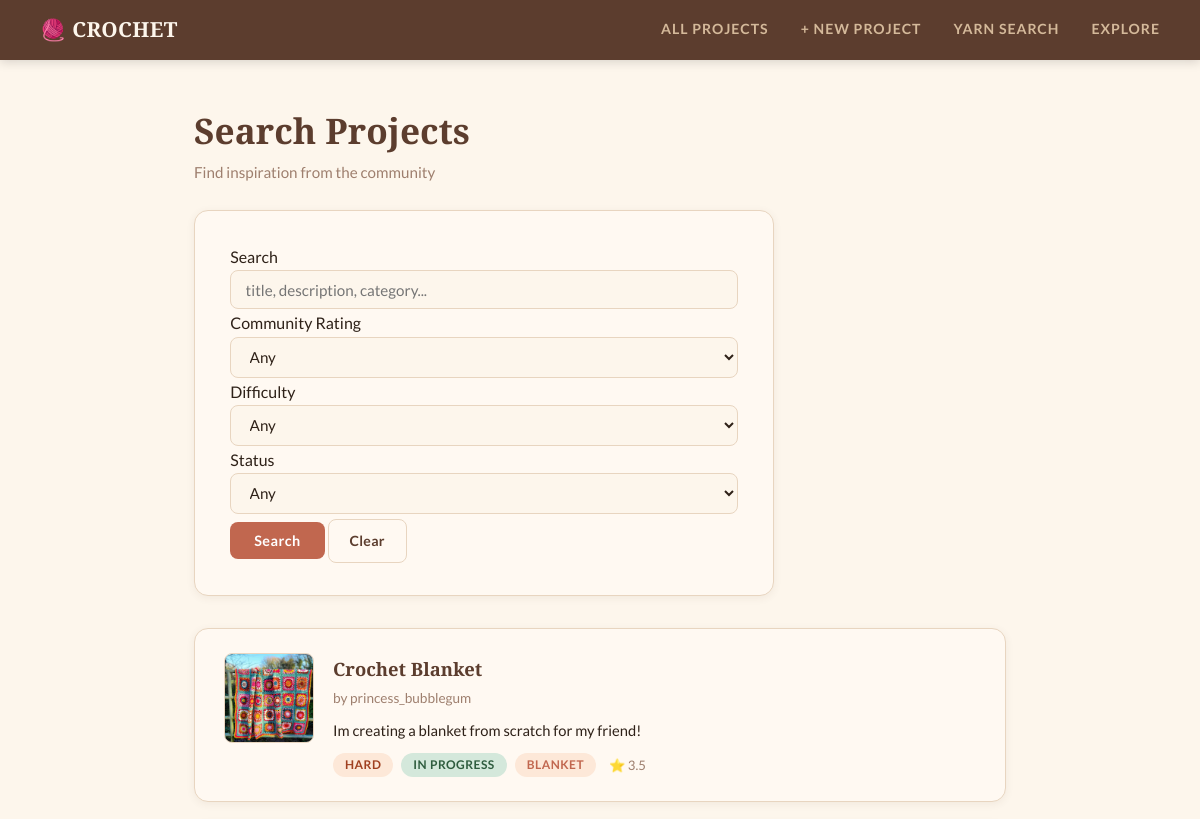
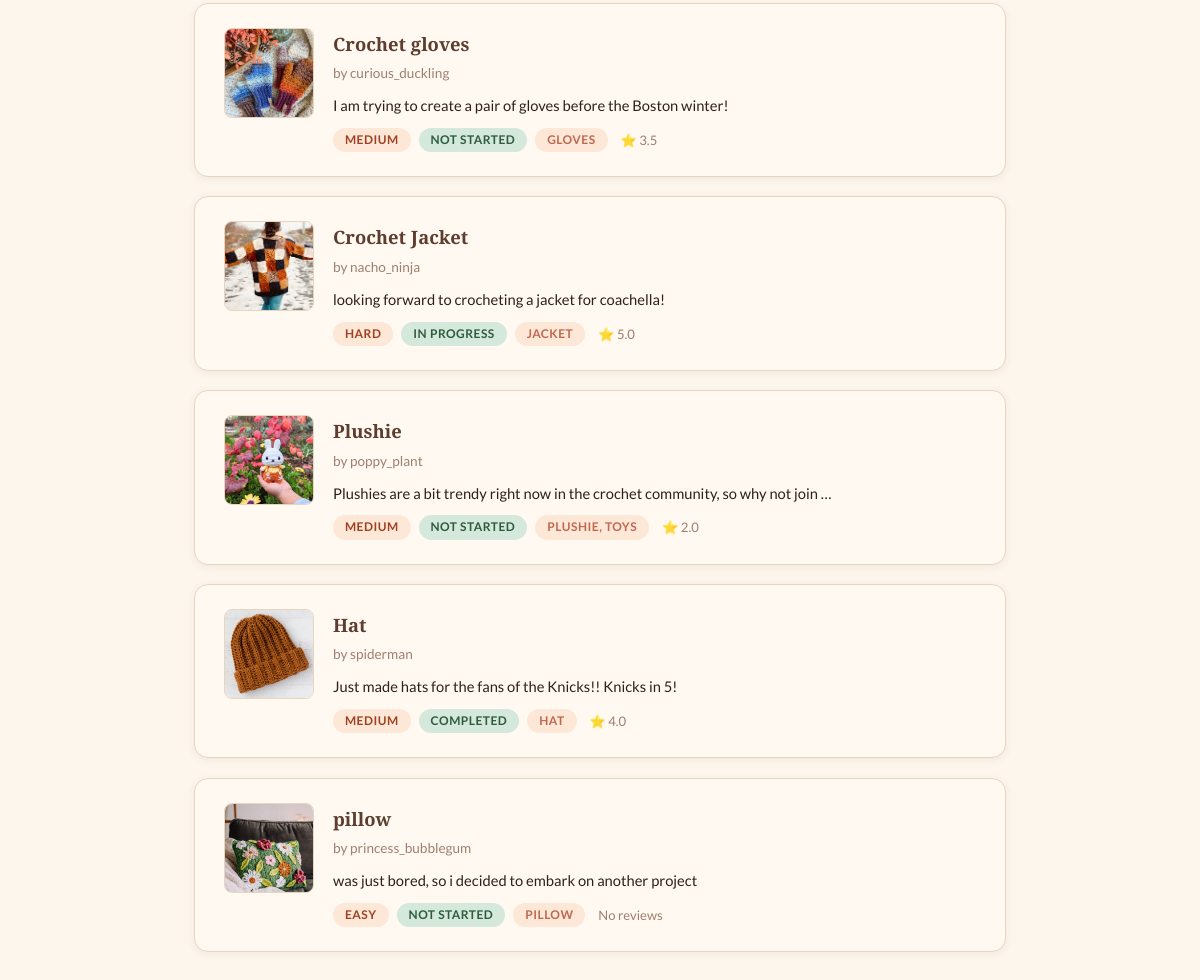
Page /crochet/project/search/ on the earlier database version (2 pictures, top to bottom).
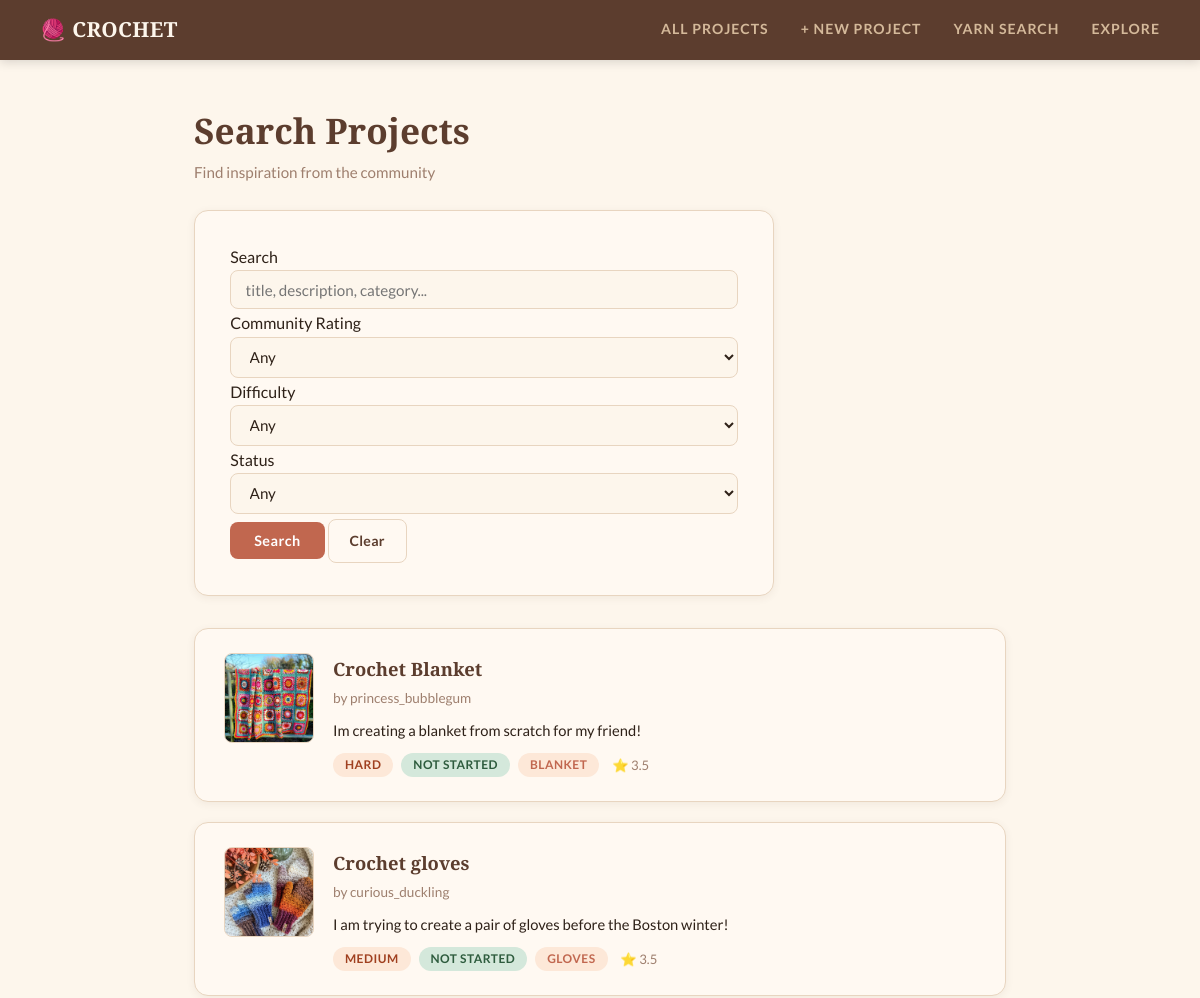
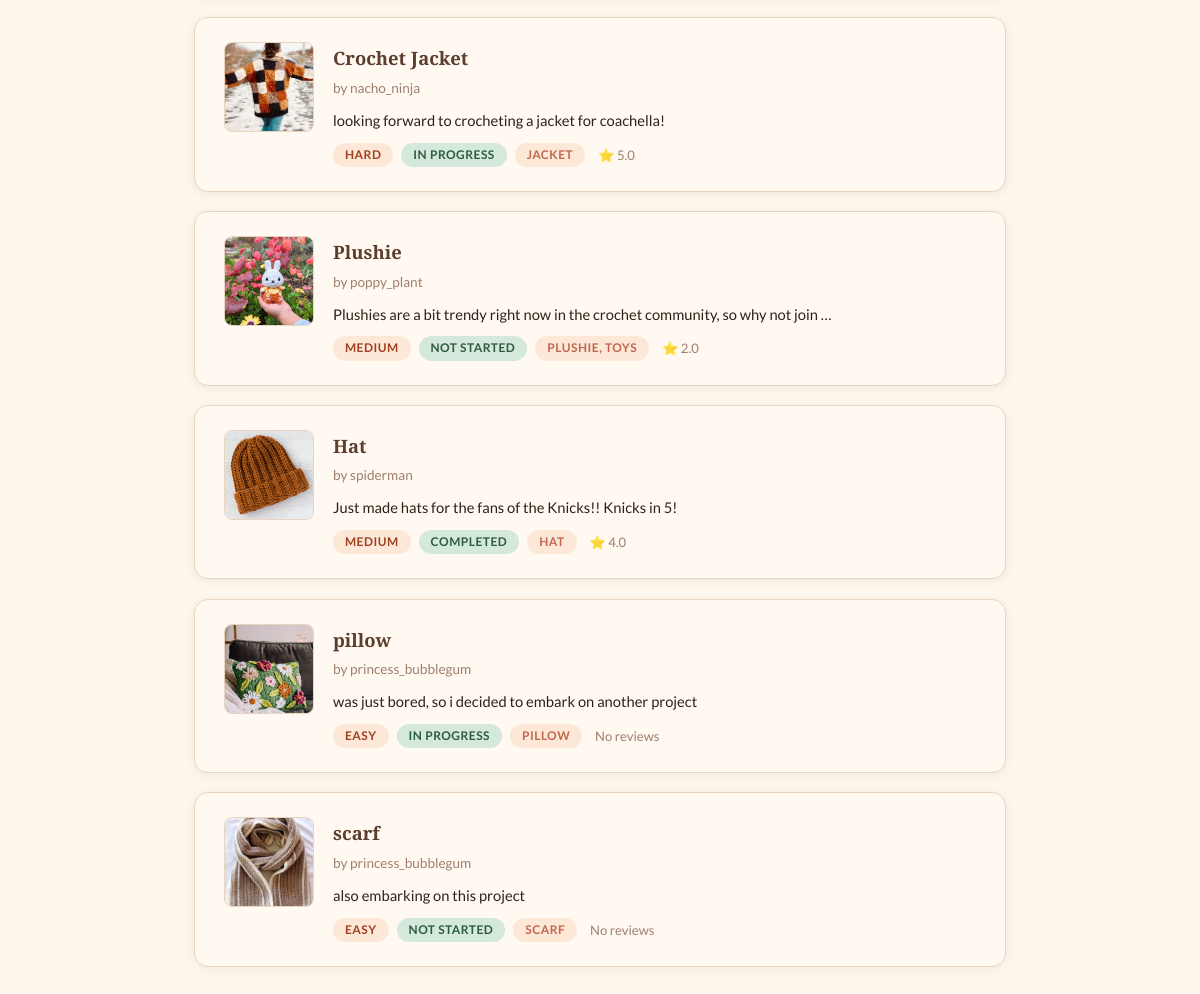
Same page on the later database version (2 pictures, top to bottom).
### crochet/models.py (models this page shows, shortened)
class Project(models.Model):
    title = models.TextField(blank=False)
    creator = models.TextField(blank=False)
    description = models.TextField(blank=False)
    DIFFICULTY_CHOICES = [
        ('easy', 'Easy'),
        ('medium', 'Medium'),
        ('hard', 'Hard'),
    ]
    difficulty_level = models.CharField(max_length=10,choices=DIFFICULTY_CHOICES,default='easy')
    image_file = models.ImageField(blank=True) # so the user can upload an image of their progress
    STATUS_CHOICES = [
    ('not_started', 'Not Started'),
    ('in_progress', 'In Progress'),
    ('completed', 'Completed'),
]
    project_status = models.CharField(max_length=20,choices=STATUS_CHOICES,default='not_started')
    category = models.TextField(blank=True, default='')
    date_created = models.DateTimeField(auto_now=True)
    RATING_CHOICES = [
    (1, '1 Star'),
    (2, '2 Stars'),
    (3, '3 Stars'),
    (4, '4 Stars'),
    (5, '5 Stars'),
    ]
    rating = models.IntegerField(choices=RATING_CHOICES,default=5)

### crochet/views.py (the view)
# urls.py: path('project/search/', views.SearchProjectView.as_view(), name='project-search'),
class SearchProjectView(ListView):
    model = Project
    template_name = 'crochet/project_search.html'
    context_object_name = 'projects'
    def get_queryset(self):
        queryset = Project.objects.annotate(avg_rating=Avg('review__rating'))
        query = self.request.GET.get('q', '')
        rating = self.request.GET.get('rating', '')
        difficulty = self.request.GET.get('difficulty', '')
        status = self.request.GET.get('status', '')
        if query:
            queryset = queryset.filter(
                Q(title__icontains=query) |
                Q(description__icontains=query) |
                Q(category__icontains=query)
            )
        if rating:
            queryset = queryset.filter(avg_rating=rating)
        if difficulty:
            queryset = queryset.filter(difficulty_level=difficulty)
        if status:
            queryset = queryset.filter(project_status=status)
        return queryset
    def get_context_data(self, **kwargs):
        context = super().get_context_data(**kwargs)
        context['query'] = self.request.GET.get('q', '')
        context['selected_rating'] = self.request.GET.get('rating', '')
        context['ratings'] = [1, 2, 3, 4, 5]
        context['difficulties'] = Project.DIFFICULTY_CHOICES
        context['statuses'] = Project.STATUS_CHOICES
        return context

### crochet/templates/crochet/project_search.html (shortened to what this page needs)
{% extends 'crochet/base.html' %}
{% block content %}
<h1>Search Projects</h1>
<p style="color: var(--muted); font-size: 0.95rem; margin-bottom: 1.5rem;">
    Find inspiration from the community
</p>
<div class="form-card" style="margin-bottom: 2rem;">
    <form method="GET">
        <label>Search</label>
        <input type="text" name="q" value="{{ query }}" placeholder="title, description, category...">
        <label>Community Rating</label>
        <select name="rating">
            <option value="">Any</option>
        </select>
        <label>Difficulty</label>
        <select name="difficulty">
            <option value="">Any</option>
        </select>
        <label>Status</label>
        <select name="status">
            <option value="">Any</option>
        </select>
        <div class="form-actions">
            <input type="submit" value="Search">
            <a href="{% url 'project-search' %}" class="btn btn-secondary">Clear</a>
        </div>
    </form>
</div>
{% if projects %}
    {% for project in projects %}
    <div class="project-card" style="display: flex; gap: 1.2rem; align-items: flex-start;">
        <div style="
            width: 90px;
            height: 90px;
            flex-shrink: 0;
            border-radius: var(--radius-sm);
            overflow: hidden;
            background: var(--warm);
            border: 1px solid var(--border);
        ">
            {% if project.image_file %}
                <img src="{{ project.image_file.url }}" alt="{{ project.title }}" style="
                    width: 100%;
                    height: 100%;
                    object-fit: cover;
                ">
            {% endif %}
        </div>
        <div style="flex: 1;">
            <a href="{% url 'project-detail' project.pk %}" style="
                font-family: 'Playfair Display', serif;
                font-size: 1.15rem;
                font-weight: 600;
                color: var(--brown);
                text-decoration: none;
            ">{{ project.title }}</a>
            <p style="color: var(--muted); font-size: 0.85rem; margin: 0.2rem 0 0.5rem;">
                by {{ project.creator }}
            </p>
            <p style="font-size: 0.92rem; color: var(--text); margin-bottom: 0.6rem;">
                {{ project.description|truncatewords:15 }}
            </p>
            <div style="display: flex; flex-wrap: wrap; gap: 0.5rem; align-items: center;">
                <span class="badge badge-difficulty">{{ project.get_difficulty_level_display }}</span>
                <span class="badge badge-status">{{ project.get_project_status_display }}</span>
                {% if project.category %}
                    <span class="badge" style="background: #fde8d8; color: var(--terracotta);">{{ project.category }}</span>
                {% endif %}
                <span style="font-size: 0.82rem; color: var(--muted); margin-left: 0.3rem;">
                    {% if project.avg_rating %}
                        ⭐ {{ project.avg_rating|floatformat:1 }}
                    {% else %}
                        No reviews
                    {% endif %}
                </span>
            </div>
        </div>
    </div>
    {% endfor %}
{% else %}
    <p class="empty">No projects found.</p>
{% endif %}
{% endblock %}

Differences in the rows shown:
changed Project "Crochet Blanket": project_status "IN PROGRESS" → "NOT STARTED"
changed Project "pillow": project_status "NOT STARTED" → "IN PROGRESS"
added Project: image_file (picture), title "scarf", creator "princess_bubblegum", description "also embarking on this project", difficulty_level "EASY", project_status "NOT STARTED", category "SCARF", shows "No reviews"
